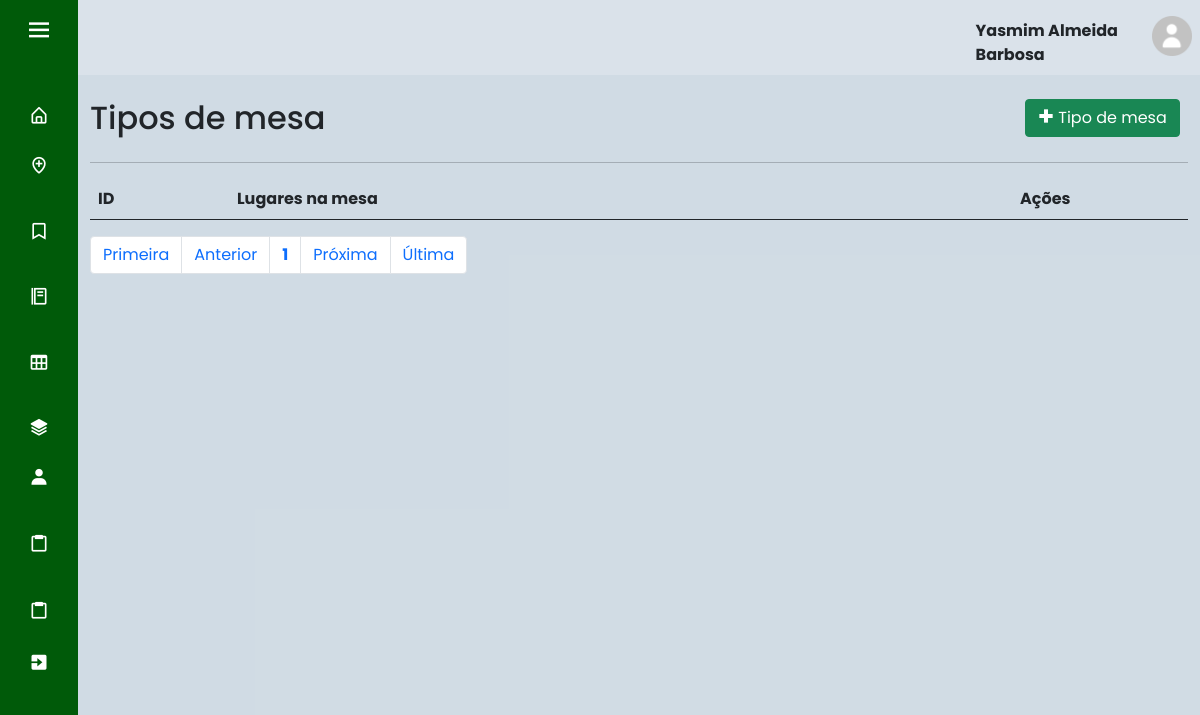
Before: /index.php?page=lista_mesa (signed in) with the older database file.
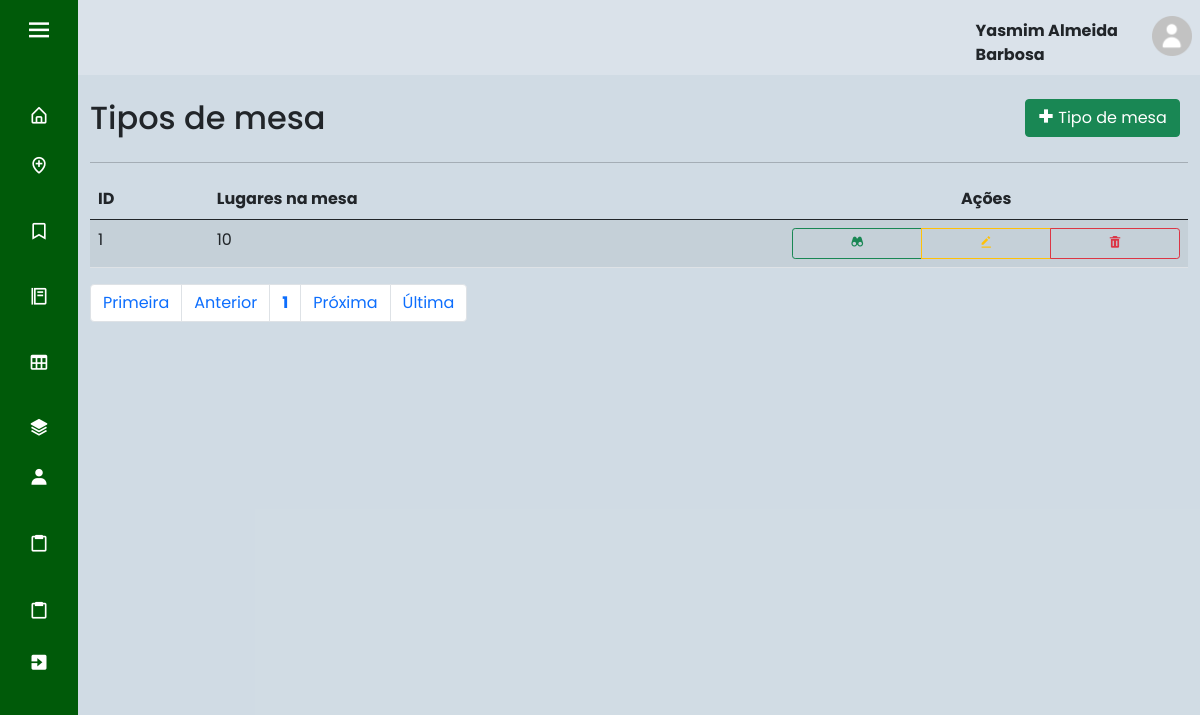
After: the same page with the newer database file.
### tables this page shows
CREATE TABLE IF NOT EXISTS `tipo_mesa` (
  `id_mesa` int(11) NOT NULL AUTO_INCREMENT,
  `lugares_mesa` int(11) NOT NULL,
  PRIMARY KEY (`id_mesa`)
);

### sis/tipo_mesa/lista_mesa.php (the view, shortened to what this page needs)
<div id="main" class="container-fluid">
	<div id="top" class="row">
		<div class="col-md-10">
			<h2>Tipos de mesa</h2>
		</div>
		<div class="col-md-2">
			<a href="?page=fcad_mesa" class="btn btn-success pull-right h2"><i class='bx bx-plus-medical'></i> Tipo de mesa</a>
		</div>
	</div>
	<hr/>
	<div id="list" class="row">
		<div class="table-responsive col-md-12">
			<?php
				$quantidade = 5;
				$pagina = (isset($_GET['pagina'])) ? (int)$_GET['pagina'] : 1;
				$inicio = ($quantidade * $pagina) - $quantidade;
				$data = mysqli_query($con, "select * from tipo_mesa order by id_mesa asc limit $inicio, $quantidade;") or die(mysqli_error("ERRO: ".$con));
				echo "<table class='table table-striped' cellspacing='0' cellpading='0'>";
				echo "<thead><tr>";
				echo "<td><strong>ID</strong></td>";
				echo "<td><strong>Lugares na mesa</strong></td>";
				echo "<td class='actions d-flex justify-content-center'><strong>Ações</strong></td>";
				echo "</tr></thead><tbody>";
				while($info = mysqli_fetch_array($data)){
					echo "<tr>";
					echo "<td>".$info['id_mesa']."</td>";
					echo "<td>".$info['lugares_mesa']."</td>";
					echo "<td class='actions btn-group btn-group-sm d-flex justify-content-center'>";
					echo "<a class='btn btn-outline-success btn-xs' href=?page=view_mesa&id_mesa=".$info['id_mesa']."> <i class='bx bxs-binoculars'></i> </a>";
					echo "<a class='btn btn-outline-warning btn-xs' href=?page=fedit_mesa&id_mesa=".$info['id_mesa']."> <i class='bx bxs-edit-alt'></i> </a>";
					echo "<button type='button' class='btn btn-outline-danger btn-xs' data-bs-toggle='modal' data-bs-target='#mdexcldisc".$info['id_mesa']."'><i class='bx bxs-trash'></i></button></td>";
				}
				echo "</tr></tbody></table>";
			?>
		</div>
	</div>
	<div id="bottom" class="row">
			<div class="col-md-12">
				<?php
					$sqlTotal 		= "select id_mesa from tipo_mesa;";
					$qrTotal  		= mysqli_query($con, $sqlTotal) or die (mysqli_error());
					$numTotal 		= mysqli_num_rows($qrTotal);
					$totalpagina = (ceil($numTotal/$quantidade)<=0) ? 1 : ceil($numTotal/$quantidade);
					$anterior = (($pagina-1) <= 0) ? 1 : $pagina - 1;
					$posterior = (($pagina+1) >= $totalpagina) ? $totalpagina : $pagina+1;
					echo "<ul class='pagination'>";
					echo "<li class='page-item'><a class='page-link' href='?page=lista_mesa&pagina=1'> Primeira</a></li> ";
					echo "<li class='page-item'><a class='page-link' href=\"?page=lista_mesa&pagina=$anterior\"> Anterior</a></li> ";
					echo "<li class='page-item'><a class='page-link' href='?page=lista_mesa&pagina=".$pagina."'><strong>".$pagina."</strong></a></li> ";
					echo "<li class='page-item'><a class='page-link' href=\"?page=lista_mesa&pagina=$posterior\"> Pr&oacute;xima</a></li> ";
					echo "<li class='page-item'><a class='page-link' href=\"?page=lista_mesa&pagina=$totalpagina\"> &Uacute;ltima</a></li></ul>";
				?>
			</div>
	</div>
</div>

Changed rows visible on the page:
added tipo_mesa: id_mesa "1", lugares_mesa "10"
